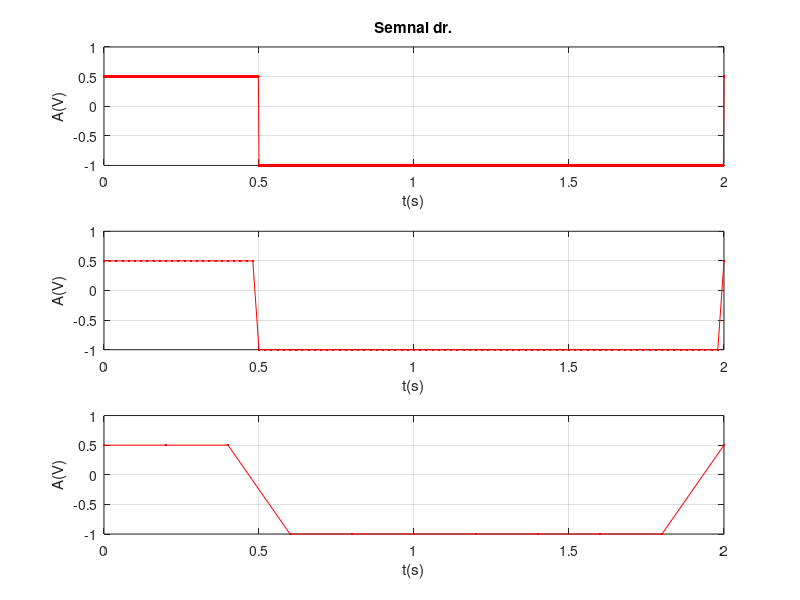

Here is the MATLAB script that generated this plot:
%semnal dreptunghiular: square(w*t,duty)
%factor de umplere 25%: duty=25
%nivel maxim si minim: axis([0 2 -1 0.5])-NU MERGE!

%rezolutie temp de 2ms
t=0:0.002:2;
f=0.5;
w=2*pi*f;
duty=25;
s=0.75*square(w*t,25)-0.25;
subplot(3,1,1),plot(t,s,'r.-'), grid, title('Semnal dr.'), xlabel('t(s)'), ylabel('A(V)')

%rezolutie temp de 20ms
t=0:0.02:2;
f=0.5;
w=2*pi*f;
duty=25;
s=0.75*square(w*t,25)-0.25;
subplot(3,1,2),plot(t,s,'r.-'), grid,xlabel('t(s)'), ylabel('A(V)')

%rezolutie temp de 200ms
t=0:0.2:2;
f=0.5;
w=2*pi*f;
duty=25;
s=0.75*square(w*t,25)-0.25;
subplot(3,1,3),plot(t,s,'r.-'), grid,xlabel('t(s)'), ylabel('A(V)')
